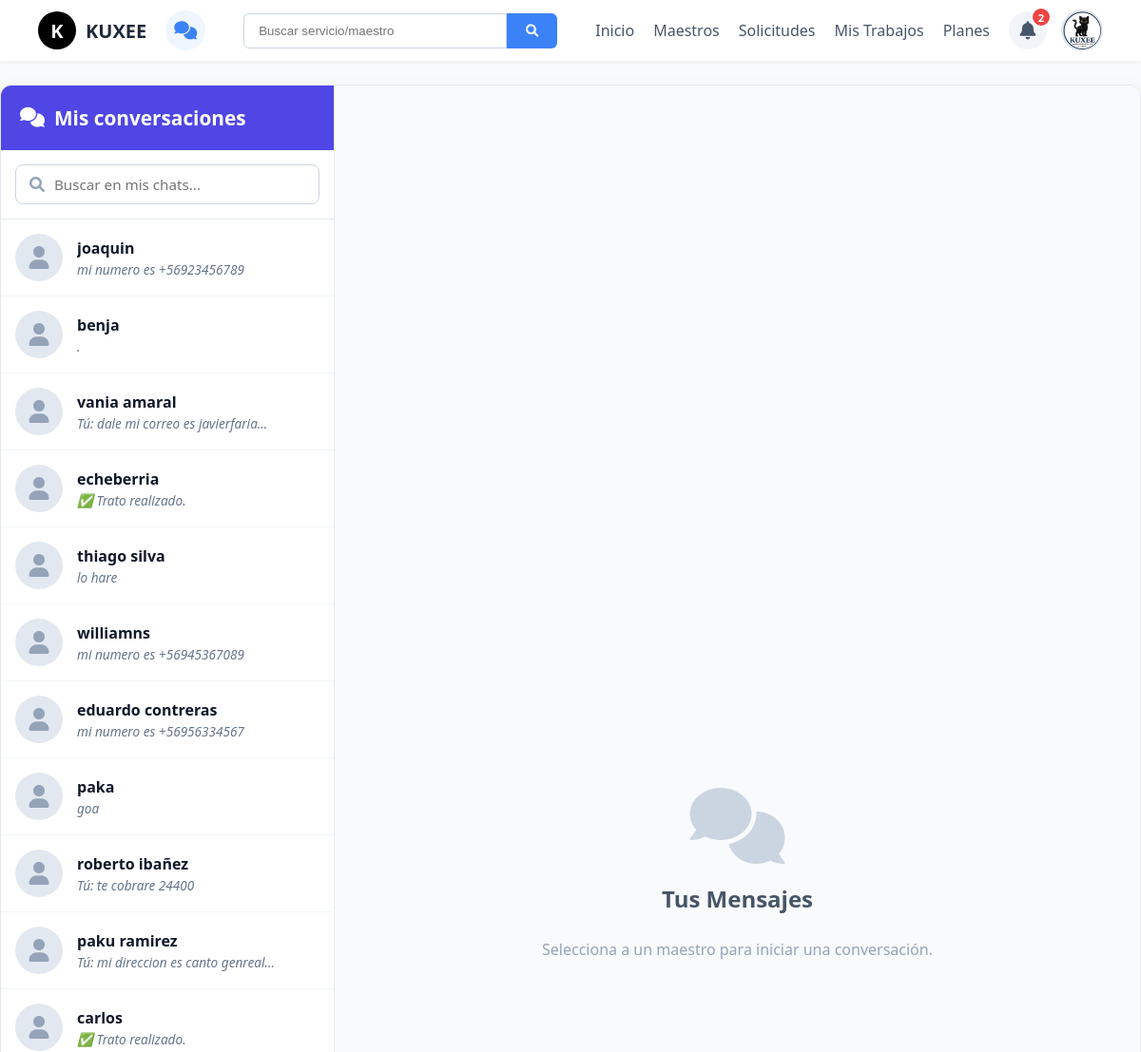
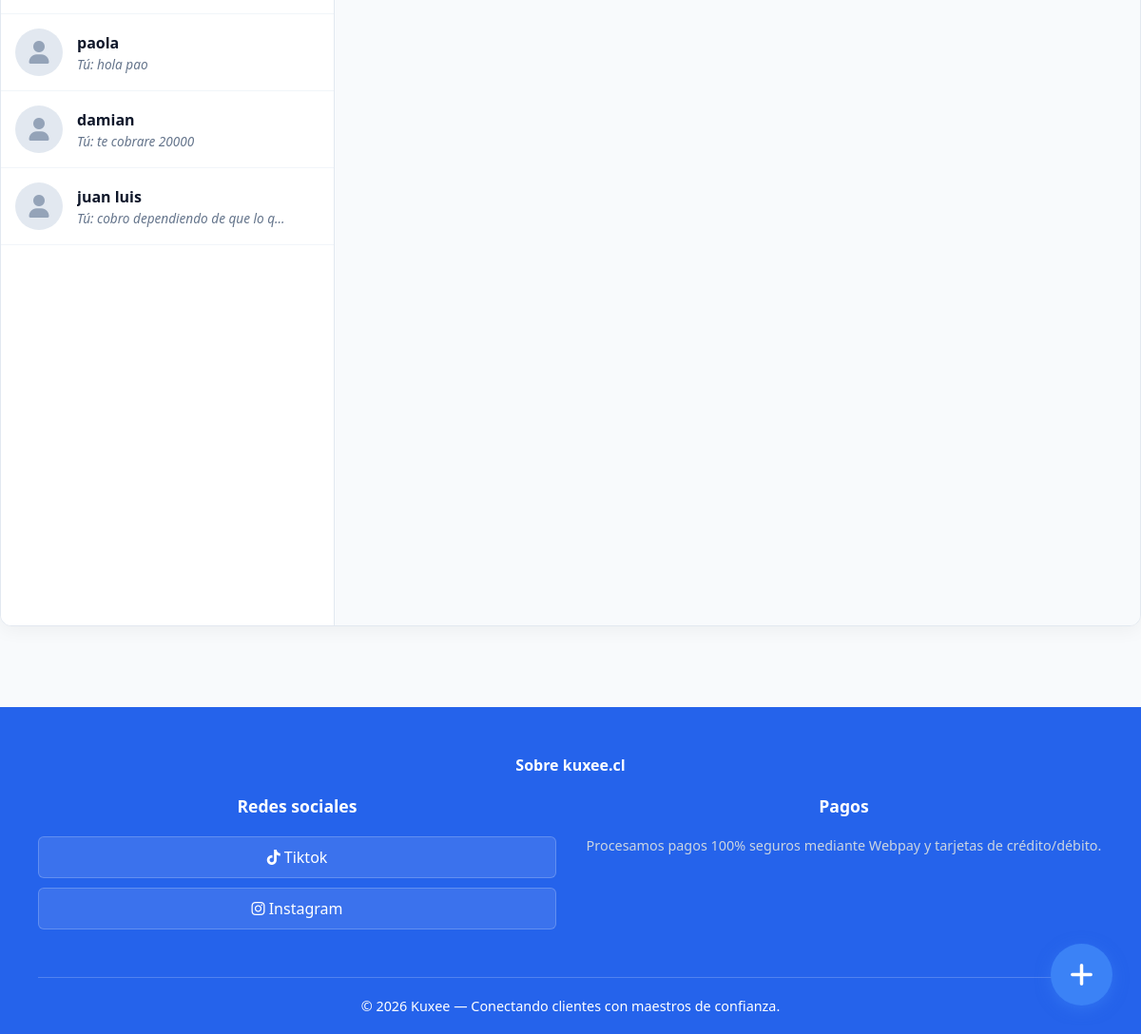
/mensajes/ (signed in), run on the app's committed database (2 pictures, top to bottom).
### usuarios/models.py (models this page shows, shortened)
class Usuario(AbstractUser):
    es_cliente = models.BooleanField(default=False)
    es_maestro = models.BooleanField(default=False)
    rut = models.CharField(max_length=12, blank=True, null=True)
    foto_perfil = models.ImageField(upload_to='perfiles/', blank=True, null=True)

class MensajeDirecto(models.Model):
    remitente = models.ForeignKey(Usuario, related_name='mensajes_enviados', on_delete=models.CASCADE)
    destinatario = models.ForeignKey(Usuario, related_name='mensajes_recibidos', on_delete=models.CASCADE)
    servicio = models.ForeignKey(Servicio, on_delete=models.SET_NULL, null=True, blank=True)
    contenido = models.TextField()
    fecha_envio = models.DateTimeField(auto_now_add=True)
    leido = models.BooleanField(default=False)
    es_sistema = models.BooleanField(default=False)
    tipo_sistema = models.CharField(max_length=20, blank=True, null=True)

### usuarios/views.py (the view, shortened to what this page needs)
# urls.py: path('mensajes/', views.mis_mensajes, name='mensajes'),
@login_required
def mis_mensajes(request):
    contacto_username = request.GET.get('contacto')
    servicio_id = request.GET.get('servicio')
    contacto_activo = None
    if contacto_username:
        contacto_activo = Usuario.objects.filter(username=contacto_username).first()
    servicio_activo = None
    if servicio_id:
        servicio_activo = Servicio.objects.filter(id=servicio_id).first()
    mensajes = []
    conversaciones = []
    otro_escribiendo = False
    trato_pendiente = None
    trato_pagado = None
    if request.method == 'POST' and request.POST.get('accion') == 'escribiendo' and contacto_activo:
        clave_cache = f"typing_{request.user.username}_{contacto_activo.username}"
        cache.set(clave_cache, True, timeout=5)
        return JsonResponse({'status': 'ok'})
    if contacto_activo:
        mensajes = MensajeDirecto.objects.filter(
            Q(remitente=request.user, destinatario=contacto_activo) |
            Q(remitente=contacto_activo, destinatario=request.user)
        ).order_by('fecha_envio')
        otro_escribiendo = cache.get(f"typing_{contacto_activo.username}_{request.user.username}", False)
    mensajes_historial = MensajeDirecto.objects.filter(Q(remitente=request.user) | Q(destinatario=request.user))
    contactos_unicos = set()
    for msg in mensajes_historial:
        if msg.remitente == request.user:
            contactos_unicos.add(msg.destinatario)
        else:
            contactos_unicos.add(msg.remitente)
    for contacto in contactos_unicos:
        ultimo_msg = MensajeDirecto.objects.filter(
            Q(remitente=request.user, destinatario=contacto) | Q(remitente=contacto, destinatario=request.user)
        ).order_by('-fecha_envio').first()
        conversaciones.append({'contacto': contacto, 'ultimo_mensaje': ultimo_msg})
    conversaciones.sort(key=lambda x: x['ultimo_mensaje'].fecha_envio, reverse=True)
    context = {
        'contacto_activo': contacto_activo,
        'servicio_activo': servicio_activo,
        'mensajes': mensajes,
        'conversaciones': conversaciones,
        'otro_escribiendo': otro_escribiendo,
        'trato_pendiente': trato_pendiente,
        'trato_pagado': trato_pagado,
    }
    return render(request, 'usuarios/mensajes.html', context)

### usuarios/templates/usuarios/mensajes.html (shortened to what this page needs)
{% extends 'usuarios/base.html' %}
{% block contenido %}
<div class="chat-layout">
    <div class="chat-sidebar">
        <div class="chat-sidebar-header">
            <i class="fas fa-comments"></i> Mis conversaciones
        </div>
        <div class="chat-search">
            <div class="search-input-wrapper">
                <i class="fas fa-search"></i>
                <input type="text" placeholder="Buscar en mis chats...">
            </div>
        </div>
        <div class="chat-list">
            {% for conv in conversaciones %}
                <a href="{% url 'mensajes' %}?contacto={{ conv.contacto.username }}{% if conv.ultimo_mensaje.servicio %}&servicio={{ conv.ultimo_mensaje.servicio.id }}{% endif %}" style="text-decoration: none; color: inherit;">
                    <div class="chat-item {% if contacto_activo.username == conv.contacto.username %}active{% endif %}">
                        <div class="chat-item-avatar">
                            {% if conv.contacto.foto_perfil %}
                                <img src="{{ conv.contacto.foto_perfil.url }}">
                            {% else %}
                                <i class="fas fa-user"></i>
                            {% endif %}
                        </div>
                        <div class="chat-item-info">
                            <div class="chat-item-name">
                                {% if conv.contacto.first_name %}{{ conv.contacto.first_name }} {{ conv.contacto.last_name }}{% else %}{{ conv.contacto.username }}{% endif %}
                            </div>
                            <div class="chat-item-msg">
                                {% if conv.ultimo_mensaje.remitente == user %}Tú: {% endif %}{{ conv.ultimo_mensaje.contenido|truncatechars:30 }}
                            </div>
                        </div>
                    </div>
                </a>
            {% empty %}
                <div style="padding: 30px 20px; text-align: center; color: #94a3b8; font-size: 0.95rem;">Aún no tienes conversaciones abiertas.</div>
            {% endfor %}
        </div>
    </div>
    <div class="chat-main">
        {% if contacto_activo %}
            <div class="chat-main-header">
                <div class="chat-header-profile">
                    <div class="chat-item-avatar" style="width: 45px; height: 45px;">
                        {% if contacto_activo.foto_perfil %}
                            <img src="{{ contacto_activo.foto_perfil.url }}">
                        {% else %}
                            <i class="fas fa-user"></i>
                        {% endif %}
                    </div>
                    <div class="chat-header-info">
                        <div class="chat-header-name">
                            {% if contacto_activo.first_name %}{{ contacto_activo.first_name }} {{ contacto_activo.last_name }}{% else %}{{ contacto_activo.username }}{% endif %}
                        </div>
                        <div class="chat-header-service">
                            {% if servicio_activo %}Sobre: {{ servicio_activo.titulo }}{% else %}Conversación iniciada{% endif %}
                        </div>
                    </div>
                </div>
                <div class="chat-header-actions">
                    {% if trato_pagado %}
                        <button type="button" class="btn-pagado" disabled>
                            <i class="fas fa-check-circle"></i> Pagado
                        </button>
                    {% elif servicio_activo and not trato_pendiente and user != servicio_activo.maestro.usuario %}
                        <button type="button" class="btn-trato" onclick="verificarRutYHacerTrato()">
                            <i class="far fa-handshake"></i> Hacer trato
                        </button>
                    {% endif %}
                    {% if servicio_activo %}
                    <form id="form-eliminar-chat" method="POST" action="{% url 'eliminar_chat' contacto_activo.username servicio_activo.id %}" style="display: inline-block;">
                        {% csrf_token %}
                        <button type="button" onclick="confirmarEliminarChat()" title="Eliminar chat" style="background: #ef4444; color: white; border: none; width: 36px; height: 36px; border-radius: 50%; font-size: 1rem; cursor: pointer; transition: 0.2s; box-shadow: 0 2px 4px rgba(239,68,68,0.3); vertical-align: middle;">
                            <i class="fas fa-trash-alt"></i>
                        </button>
                    </form>
                    {% endif %}
                    <div class="action-circle circle-bell"><i class="fas fa-bell"></i></div>
                    <div class="action-circle circle-help"><i class="fas fa-question"></i></div>
                </div>
            </div>
            {% if trato_pendiente %}
            <div class="trato-banner-top">
                <div class="trato-banner-texto">
                    <i class="fas fa-hourglass-half"></i> Trato propuesto: Trato sobre: {{ servicio_activo.titulo }} · Comisión Kuxee: {% if request.user.perfil_cliente.plan_actual == 'premium' %}$5.990{% else %}$6.990{% endif %}
                </div>
                <div class="trato-banner-acciones">
                    {% if user == trato_pendiente.cliente %}
                        <button class="btn-pagar" onclick="procesarTrato('ir_a_pagar')">
                            <i class="fas fa-credit-card"></i> Pagar ({% if request.user.perfil_cliente.plan_actual == 'premium' %}$5.990{% else %}$6.990{% endif %})
                        </button>
                    {% else %}
                        <span style="font-size: 0.85rem; font-weight: bold; color: #b45309; display: flex; align-items: center;">
                            <i class="fas fa-spinner fa-spin" style="margin-right: 5px;"></i> Esperando pago del cliente...
                        </span>
                    {% endif %}
                    <button class="btn-cancelar" onclick="procesarTrato('cancelar')">
                        <i class="fas fa-times"></i> Cancelar
                    </button>
                </div>
            </div>
            {% endif %}
            <div class="chat-messages-area" id="caja-mensajes">
                {% for msg in mensajes %}
                    {% if msg.es_sistema %}
                        <div class="mensaje-sistema {% if msg.tipo_sistema == 'danger' %}msj-danger{% elif msg.tipo_sistema == 'success' %}msj-success{% else %}msj-warning{% endif %}">
                            {% if msg.tipo_sistema == 'warning' %}<i class="fas fa-handshake"></i>{% endif %}
                            {% if msg.tipo_sistema == 'danger' %}<i class="fas fa-times"></i>{% endif %}
                            {% if msg.tipo_sistema == 'success' %}<i class="fas fa-check-circle"></i>{% endif %}
                            {{ msg.contenido }}
                        </div>
                    {% else %}
                        <div class="mensaje-globo {% if msg.remitente == user %}msg-enviado{% else %}msg-recibido{% endif %}">
                            {{ msg.contenido }}
                            <span class="msg-hora">{{ msg.fecha_envio|date:"H:i" }}</span>
                        </div>
                    {% endif %}
                {% endfor %}
                {% if otro_escribiendo %}
                    <div class="typing-indicator">
                        <div class="typing-dot"></div><div class="typing-dot"></div><div class="typing-dot"></div>
                    </div>
                {% endif %}
            </div>
            <form id="form-mensaje" class="chat-bottom-wrapper" method="POST" action="">
                {% csrf_token %}
                {% if not trato_pagado %}
                <div class="chat-warning">
                    <i class="fas fa-exclamation-triangle"></i> Por seguridad y para que Kuxee proteja el trato, está prohibido compartir teléfonos, correos o direcciones antes de pagar la comisión.
                </div>
                {% else %}
                <div class="chat-warning" style="background: #d1fae5; color: #047857; border-bottom: 1px solid #6ee7b7;">
                    <i class="fas fa-info-circle"></i> Trato pagado. Ya pueden compartir datos de contacto de forma segura.
                </div>
                {% endif %}
                <div class="chat-input-row">
                    <button type="button" class="attach-btn"><i class="fas fa-paperclip"></i></button>
                    <div class="input-box">
                        <input type="text" name="contenido" id="chat-input" placeholder="Escribe un mensaje..." required autocomplete="off" autofocus>
                    </div>
                    <button type="submit" class="send-btn"><i class="fas fa-paper-plane"></i></button>
                </div>
            </form>
        {% else %}
            <div class="empty-chat-state">
                <i class="fas fa-comments" style="font-size: 5rem; color: #cbd5e1; margin-bottom: 20px;"></i>
                <h3 style="color: #475569; margin: 0 0 10px 0; font-size: 1.5rem;">Tus Mensajes</h3>
                <p style="color: #94a3b8;">Selecciona a un maestro para iniciar una conversación.</p>
            </div>
        {% endif %}
    </div>
</div>
{% endblock %}

### usuarios/templates/usuarios/base.html (shortened to what this page needs)
{% load static %}
<!DOCTYPE html>
<html lang="es">
<head>
    <link href="https://cdnjs.cloudflare.com/ajax/libs/font-awesome/6.0.0/css/all.min.css" rel="stylesheet">
    <link href="https://cdn.jsdelivr.net/npm/select2@4.1.0-rc.0/dist/css/select2.min.css" rel="stylesheet" />
</head>
<body>
    <nav class="navbar">
        <div style="display: flex; align-items: center; gap: 20px;">
            <a href="{% url 'inicio' %}" class="logo">
                <div style="width: 40px; height: 40px; background: black; border-radius: 50%; display: flex; align-items: center; justify-content: center; color: white; margin-right: 10px;">K</div> KUXEE
            </a>
            {% if user.is_authenticated %}
                <a href="{% url 'mensajes' %}" class="btn-chat" title="Mensajes">
                    <i class="fas fa-comments"></i>
                </a>
            {% endif %}
        </div>
        <form class="search-container" method="GET" action="{% url 'maestros' %}">
            <input type="text" name="q" placeholder="Buscar servicio/maestro">
            <button type="submit"><i class="fas fa-search"></i></button>
        </form>
        <div class="nav-links">
            <a href="{% url 'inicio' %}">Inicio</a>
            <a href="{% url 'lista_maestros' %}">Maestros</a>
            <a href="{% url 'solicitudes' %}">Solicitudes</a>
            {% if user.is_authenticated %}<a href="{% url 'mis_trabajos' %}">Mis Trabajos</a>{% endif %}
            <a href="{% url 'planes' %}">Planes</a>
            {% if user.is_authenticated %}
                <div class="user-menu">
                    <div id="campana-wrapper" style="position: relative;">
                        <a href="#" class="btn-bell" onclick="toggleNotificaciones(event)">
                            <i class="fas fa-bell"></i>
                            {% if notificaciones_no_leidas > 0 %}
                                <span class="badge-notificacion">{{ notificaciones_no_leidas }}</span>
                            {% endif %}
                        </a>
                    </div>
                    <div class="profile-trigger" onclick="toggleUserDropdown(event)">
                        <div class="profile-pic">
                            {% if user.foto_perfil %}<img src="{{ user.foto_perfil.url }}" style="width:100%; height:100%; object-fit:cover;">{% else %}<i class="fas fa-user"></i>{% endif %}
                        </div>
                    </div>
                </div>
            {% else %}
                <a href="{% url 'login' %}" class="btn-login">Iniciar sesión</a>
            {% endif %}
        </div>
    </nav>
    <main>{% block contenido %}{% endblock %}</main>
    {% if user.is_authenticated and user.es_maestro %}
        <button type="button" class="btn-flotante" onclick="abrirModalPublicarServicio()"><i class="fas fa-plus"></i></button>
    {% endif %}
    <footer class="footer">
        <div class="footer-title" style="text-align: center; margin-bottom: 20px; font-weight: bold;">Sobre kuxee.cl</div>
        <div class="footer-grid">
            <div class="footer-col">
                <h4>Redes sociales</h4>
                <a href="#" class="social-btn"><i class="fab fa-tiktok"></i> Tiktok</a>
                <a href="#" class="social-btn"><i class="fab fa-instagram"></i> Instagram</a>
            </div>
            <div class="footer-col">
                <h4>Pagos</h4>
                <p style="text-align: center; color: #cbd5e1; font-size: 0.9rem;">Procesamos pagos 100% seguros mediante Webpay y tarjetas de crédito/débito.</p>
            </div>
        </div>
        <div class="footer-bottom">© 2026 Kuxee — Conectando clientes con maestros de confianza.</div>
    </footer>
</body>
</html>

### data on the page
Usuario: foto_perfil (picture)
Usuario: contacto.first_name "joaquin", ultimo_mensaje.contenido "mi numero es +56923456789"
Usuario: contacto.first_name "benja", ultimo_mensaje.contenido "."
Usuario: contacto.first_name "vania amaral", shows "Tú:", ultimo_mensaje.contenido "dale mi correo es javierfaria…"
Usuario: contacto.first_name "echeberria", ultimo_mensaje.contenido "✅ Trato realizado."
Usuario: contacto.first_name "thiago silva", ultimo_mensaje.contenido "lo hare"
Usuario: contacto.first_name "williamns", ultimo_mensaje.contenido "mi numero es +56945367089"
Usuario: contacto.first_name "eduardo contreras", ultimo_mensaje.contenido "mi numero es +56956334567"
Usuario: contacto.first_name "paka", ultimo_mensaje.contenido "goa"
Usuario: contacto.first_name "roberto ibañez", shows "Tú:", ultimo_mensaje.contenido "te cobrare 24400"
Usuario: contacto.first_name "paku", contacto.last_name "ramirez", shows "Tú:", ultimo_mensaje.contenido "mi direccion es canto genreal…"
Usuario: contacto.first_name "carlos", ultimo_mensaje.contenido "✅ Trato realizado."
Usuario: contacto.first_name "paola", shows "Tú:", ultimo_mensaje.contenido "hola pao"
Usuario: contacto.first_name "damian", shows "Tú:", ultimo_mensaje.contenido "te cobrare 20000"
Usuario: contacto.first_name "juan luis", shows "Tú:", ultimo_mensaje.contenido "cobro dependiendo de que lo q…"

### other printed values
{{ notificaciones_no_leidas }} "2"
